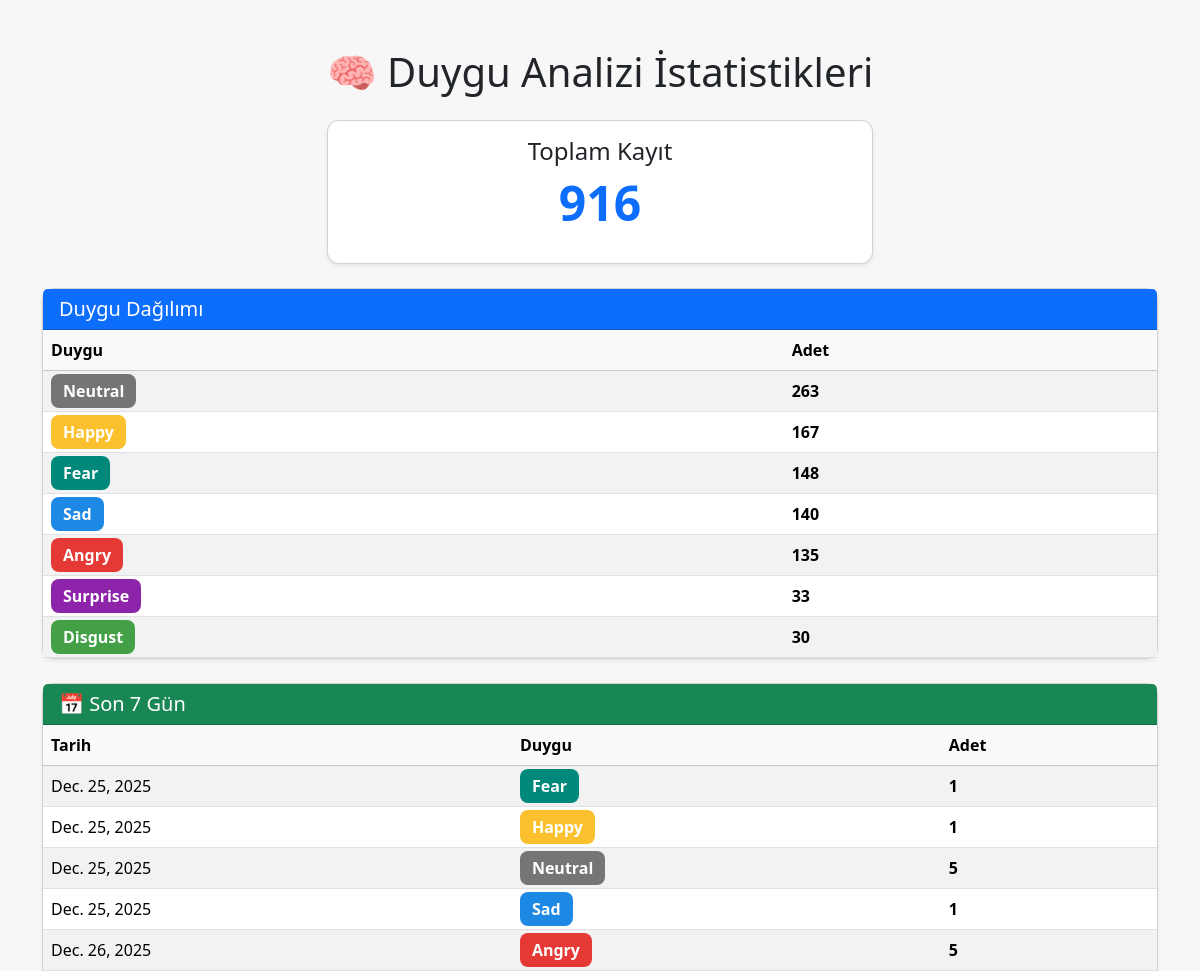
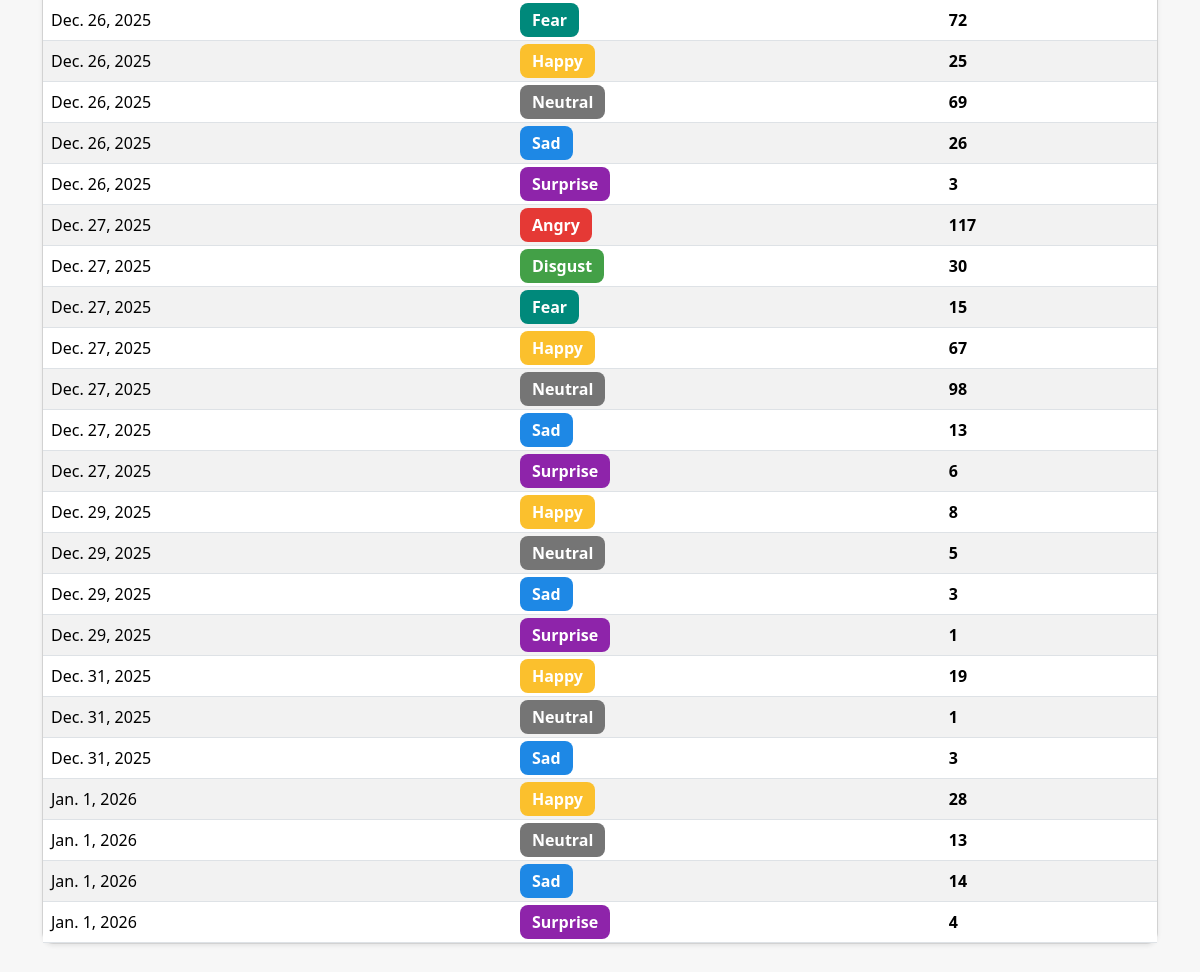
Screenshot of /istatistikler/ (signed in) with the database file from the repository (2 pictures, top to bottom).
### test_app/models.py (models this page shows, shortened)
class EmotionRecord(models.Model):
    user = models.ForeignKey(
        settings.AUTH_USER_MODEL,
        null=True,
        blank=True,
        on_delete=models.SET_NULL,
        related_name='emotion_records'
    )
    emotion = models.CharField(max_length=20, choices=EMOTIONS)
    confidence = models.FloatField(null=True, blank=True)
    created_at = models.DateTimeField(auto_now_add=True)
    session_id = models.CharField(max_length=100, blank=True)

### test_app/views.py (the view)
# urls.py: path('istatistikler/', views.emotion_stats, name='emotion_stats'),
@login_required
def emotion_stats(request):
    qs = EmotionRecord.objects.all()
    user_only = request.GET.get("me") == "1"
    if user_only:
        qs = qs.filter(user=request.user)
    total_count = qs.count()
    emotion_counts = (
        qs.values('emotion')
        .annotate(count=Count('id'))
        .order_by('-count')
    )
    seven_days_ago = timezone.now() - timezone.timedelta(days=7)
    daily_stats = (
        qs.filter(created_at__gte=seven_days_ago)
        .annotate(day=TruncDate('created_at'))
        .values('day', 'emotion')
        .annotate(count=Count('id'))
        .order_by('day', 'emotion')
    )
    context = {
        "total_count": total_count,
        "emotion_counts": emotion_counts,
        "daily_stats": daily_stats,
        "user_only": user_only,
    }
    return render(request, "test_app/emotion_stats.html", context)

### test_app/templates/test_app/emotion_stats.html (shortened to what this page needs)
<!DOCTYPE html>
<html lang="tr">
<head>
    <link href="https://cdn.jsdelivr.net/npm/bootstrap@5.3.2/dist/css/bootstrap.min.css"
          rel="stylesheet">
</head>
<body>
<div class="container py-5">
    <h1 class="text-center mb-4">🧠 Duygu Analizi İstatistikleri</h1>
    <div class="row mb-4">
        <div class="col-md-6 mx-auto">
            <div class="card shadow-sm">
                <div class="card-body text-center">
                    <h4 class="card-title">Toplam Kayıt</h4>
                    <p class="display-5 fw-bold text-primary">{{ total_count }}</p>
                </div>
            </div>
        </div>
    </div>
    <div class="card shadow-sm mb-4">
        <div class="card-header bg-primary text-white">
            <h5 class="mb-0">
                Duygu Dağılımı {% if user_only %}(Sadece Ben){% endif %}
            </h5>
        </div>
        <div class="card-body p-0">
            <table class="table table-striped table-hover mb-0">
                <thead class="table-light">
                <tr>
                    <th scope="col">Duygu</th>
                    <th scope="col">Adet</th>
                </tr>
                </thead>
                <tbody>
                {% for item in emotion_counts %}
                    <tr>
                        <td>
                            <span class="emotion-badge emotion-{{ item.emotion }}">
                                {{ item.emotion|title }}
                            </span>
                        </td>
                        <td><strong>{{ item.count }}</strong></td>
                    </tr>
                {% empty %}
                    <tr>
                        <td colspan="2" class="text-center text-muted py-3">
                            Kayıt bulunamadı.
                        </td>
                    </tr>
                {% endfor %}
                </tbody>
            </table>
        </div>
    </div>
    <div class="card shadow-sm">
        <div class="card-header bg-success text-white">
            <h5 class="mb-0">📅 Son 7 Gün</h5>
        </div>
        <div class="card-body p-0">
            <table class="table table-striped table-hover mb-0">
                <thead class="table-light">
                <tr>
                    <th scope="col">Tarih</th>
                    <th scope="col">Duygu</th>
                    <th scope="col">Adet</th>
                </tr>
                </thead>
                <tbody>
                {% for row in daily_stats %}
                    <tr>
                        <td>{{ row.day }}</td>
                        <td>
                            <span class="emotion-badge emotion-{{ row.emotion }}">
                                {{ row.emotion|title }}
                            </span>
                        </td>
                        <td><strong>{{ row.count }}</strong></td>
                    </tr>
                {% empty %}
                    <tr>
                        <td colspan="3" class="text-center text-muted py-3">
                            Kayıt bulunamadı.
                        </td>
                    </tr>
                {% endfor %}
                </tbody>
            </table>
        </div>
    </div>
</div>
</body>
</html>

### test_app/templates/test_app/emotion_stats.html (style rules this page uses)
body { background: #f7f7f7; }
.card { border-radius: 12px; }
.emotion-badge { padding: 6px 12px; border-radius: 8px; font-weight: bold; color: #fff; text-transform: capitalize; }
.emotion-angry { background: #e53935; }
.emotion-disgust { background: #43a047; }
.emotion-fear { background: #00897b; }
.emotion-happy { background: #fbc02d; }
.emotion-sad { background: #1e88e5; }
.emotion-surprise { background: #8e24aa; }
.emotion-neutral { background: #757575; }

### rows the page displays
EmotionRecord: day "Dec. 25, 2025", emotion "Fear", count "1"
EmotionRecord: day "Dec. 25, 2025", emotion "Happy", count "1"
EmotionRecord: day "Dec. 25, 2025", emotion "Sad", count "1"
EmotionRecord: day "Dec. 29, 2025", emotion "Surprise", count "1"
EmotionRecord: day "Dec. 31, 2025", emotion "Neutral", count "1"

### other values shown
{{ total_count }} "916"
{{ item.emotion|title }} "Neutral" "Happy" "Fear" "Sad" "Angry" "Surprise" "Disgust"
{{ item.count }} "263" "167" "148" "140" "135" "33" "30"
{{ row.day }} "Dec. 25, 2025" "Dec. 26, 2025" "Dec. 26, 2025" "Dec. 26, 2025" "Dec. 26, 2025" "Dec. 26, 2025" "Dec. 26, 2025" "Dec. 27, 2025" "Dec. 27, 2025" "Dec. 27, 2025" "Dec. 27, 2025" "Dec. 27, 2025" "Dec. 27, 2025" "Dec. 27, 2025" "Dec. 29, 2025" "Dec. 29, 2025" "Dec. 29, 2025" "Dec. 31, 2025" "Dec. 31, 2025" "Jan. 1, 2026" "Jan. 1, 2026" "Jan. 1, 2026" "Jan. 1, 2026"
{{ row.emotion|title }} "Neutral" "Angry" "Fear" "Happy" "Neutral" "Sad" "Surprise" "Angry" "Disgust" "Fear" "Happy" "Neutral" "Sad" "Surprise" "Happy" "Neutral" "Sad" "Happy" "Sad" "Happy" "Neutral" "Sad" "Surprise"
{{ row.count }} "5" "5" "72" "25" "69" "26" "3" "117" "30" "15" "67" "98" "13" "6" "8" "5" "3" "19" "3" "28" "13" "14" "4"
